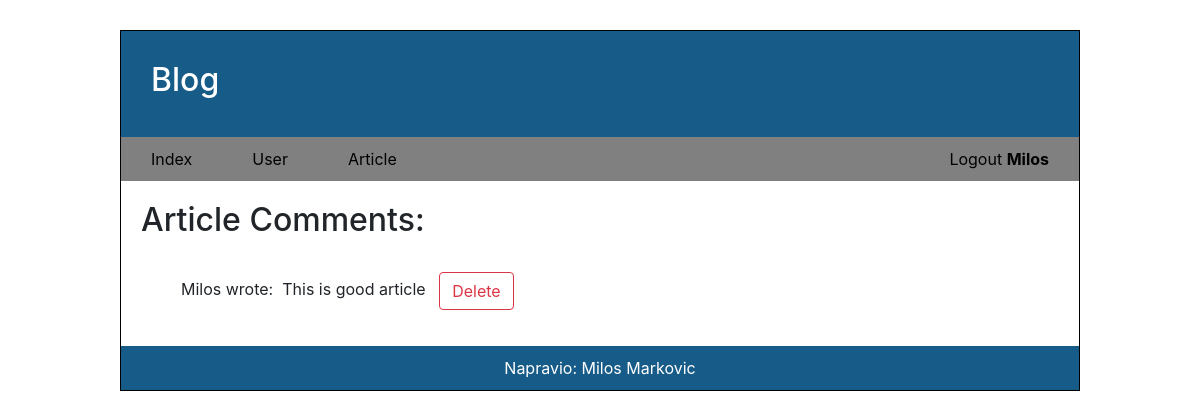
Page /public/articleComments.php?id=16 (signed in) on the committed database.
### tables this page shows
CREATE TABLE `users` (
  `id` int(11) NOT NULL,
  `first_name` varchar(255) NOT NULL,
  `last_name` varchar(255) NOT NULL,
  `email` varchar(255) NOT NULL,
  `password` varchar(255) NOT NULL,
  `usertype_id` int(11) NOT NULL
);

CREATE TABLE `comments` (
  `id` int(11) NOT NULL,
  `name` varchar(255) NOT NULL,
  `comment` text NOT NULL,
  `article_id` int(11) NOT NULL
);

### public/articleComments.php (called while the page is built)
<?php
    require '../bootstrap.php';
    $getComments = $comment->getArticleComments($_GET['id']);
    require '../view/articleComments.view.php';

### bootstrap.php (called while the page is built, shortened)
<?php
    $database = new Database();
    $db = $database->connectDB();
    $user = new User($db);
    $comment = new Comment($db);
    if(isset($_SESSION['userId'])){
        $logInUser = $user->getUser($_SESSION['userId']);
    }

### class/Query.php (called while the page is built, shortened)
<?php
class Query {
    private $pdo;
    public function __construct($pdo) {
        $this->pdo = $pdo;
    }
    public function returnRows($query, $array = [], $returnRows = false){
        if(isset($query)){
            $stm = $this->pdo->prepare($query);
        }
        if(!empty($array)){
            $stm->execute($array);
        }else{
            $stm->execute();
        }
        if($stm->rowCount() > 0){
            return $returnRows ? $stm->fetch(PDO::FETCH_OBJ) : $stm->fetchAll(PDO::FETCH_OBJ);
        }
    }
}

### class/User.php (called while the page is built, shortened)
<?php
    require_once 'Query.php';
class User extends Query {
    public function getUser($id){
        $user = $this->returnRows("SELECT * FROM USERS WHERE id = :id", ['id' => $id], true);
        return $user ? $user : array();
    }
}

### class/Comment.php (called while the page is built, shortened)
<?php
 require_once  'Query.php';
class Comment extends Query {
    public function getArticleComments($articleId){
        $query = "SELECT * FROM comments WHERE article_id = :articleId";
        $array = [
            ':articleId' => $articleId
        ];
        return $this->returnRows($query, $array);
    }
}

### view/articleComments.view.php (the view, shortened to what this page needs)
<?php include '../tamplate/header.php';?>
<h2>Article Comments:</h2><br>
<?php if(count($getComments)):?>
    <ul>
    <?php foreach($getComments as $comment):?>
        <p>
            <?php echo $comment->name.' wrote';?>:&nbsp; <?php echo $comment->comment;?>&nbsp;&nbsp;
            <a class="btn btn-outline-danger" href="deleteComment.php?id=<?php echo $comment->id;?>">Delete</a>
        </p>
    <?php endforeach;?>
    </ul>
<?php else:?>
    <h5>No comments for this article</h5>
<?php endif;?>
<?php include '../tamplate/footer.php';?>

### tamplate/header.php (shortened to what this page needs)
<!DOCTYPE html>
<html>
    <head>
        <link rel="stylesheet" href="https://maxcdn.bootstrapcdn.com/bootstrap/4.0.0/css/bootstrap.min.css">
        <link rel="stylesheet" type="text/css" href="http://localhost/blog8/asets/css/main.css" />
    </head>
    <body>
        <div class="wrapper">
            <div class="header">
                <h2>Blog</h2>
            </div>
            <div class="nav">
                <ul>
                    <li><a href="http://localhost/blog8/index.php">Index</a></li>
                    <li><a href="http://localhost/blog8/public/users.php">User</a></li>
                    <li><a href="http://localhost/blog8/public/articles.php">Article</a></li>
                    <?php if(!isset($_SESSION['userId'])):?>
                    <li><a href="http://localhost/blog8/login.php">Login</a></li>
                    <?php else:?>
                    <li><a href="http://localhost/blog8/logout.php">Logout <b><?php echo $logInUser->first_name;?></b></a></li>
                    <?php endif;?>
                </ul>
            </div>
            <div class="section">

### asets/css/main.css (style rules this page uses)
.wrapper { width: 960px; border: 1px solid black; margin: 30px auto; }
.header { background-color:#175C88; color: white; padding: 30px; }
.nav { // overflow: hidden; background-color: gray; }
.nav ul { list-style: none; overflow: hidden; margin: 0; width: 100%; }
.nav li { float:left; padding: 10px 30px; }
.nav li:first-child { margin-left: -40px; }
.nav li:last-child { float:right; }
.nav a { color: black; text-decoration: none; }
.section { padding: 20px; }

### rows in the picture
users: first_name "Milos"
comments: name "Milos", comment "This is good article"
